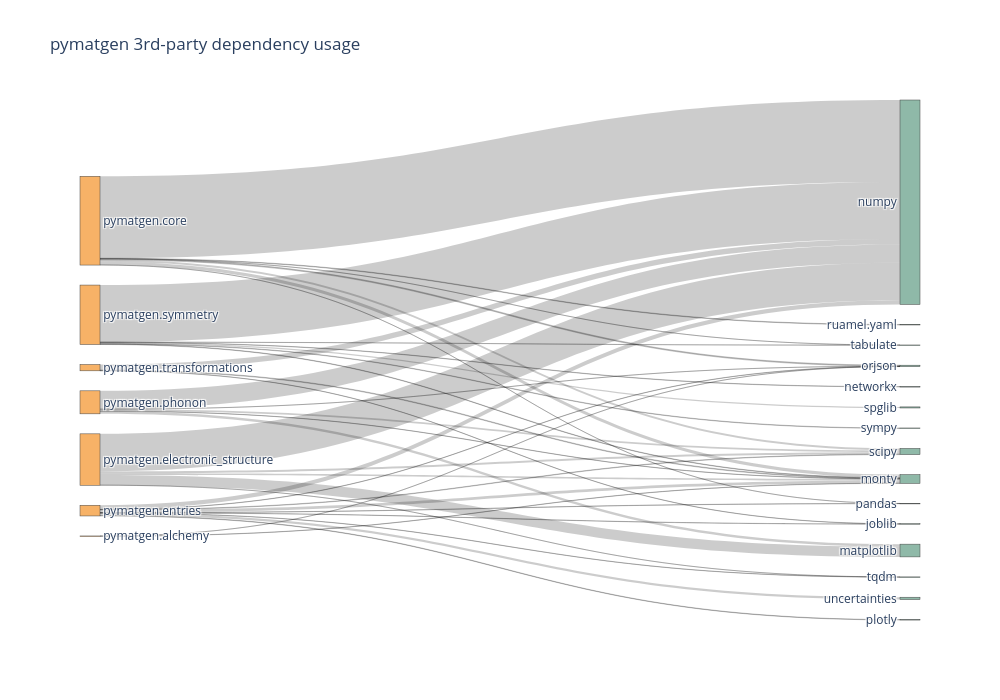

The notebook cell this image was saved under:
### Code cell
# Plot a Sankey diagram showing how pymatgen modules use 3rd-party dependencies

import plotly.graph_objects as go


def plot_pmg_dependency_sankey(data: dict, title):
    # Collect total usage counts per (module, dependency)
    links = []
    module_totals: dict[str, int] = {}

    for dep, modules in data.items():
        for module, mod_info in modules.items():
            usage = mod_info.get("usage", {}) or {}
            total_usage = sum(usage.values())
            if total_usage > 0:
                links.append((f"pymatgen.{module}", dep, total_usage))
                module_totals[module] = module_totals.get(module, 0) + total_usage

    if not links:
        raise ValueError("No usage data found in YAML.")

    # Sort pymatgen modules by total usage (descending)
    # TODO: sorting is not really working
    # TODO: saved image seems different than shown one
    sorted_modules = [
        f"pymatgen.{m}" for m, _ in sorted(module_totals.items(), key=lambda x: -x[1])
    ]
    sorted_deps = sorted({dep for _, dep, _ in links})

    # Labels: pymatgen modules left, dependencies right
    labels = sorted_modules + sorted_deps
    label_to_idx = {lbl: i for i, lbl in enumerate(labels)}

    # Build link data
    sources = [label_to_idx[module] for module, _, _ in links]
    targets = [label_to_idx[dep] for _, dep, _ in links]
    values = [v for _, _, v in links]

    # Create Sankey
    fig = go.Figure(
        go.Sankey(
            arrangement="snap",
            node=dict(
                label=labels,
                pad=20,
                thickness=20,
                color=[
                    "#F7B267" if label in sorted_modules else "#8FB9A8"
                    for label in labels
                ],
            ),
            link=dict(source=sources, target=targets, value=values),
        )
    )

    fig.update_layout(
        title_text=title,
        font=dict(size=12),
        height=700,
        width=1000,
    )

    fig.show()

    fig.write_image("pmg_dependency_usage.svg", format="svg", scale=2)


plot_pmg_dependency_sankey(results, title="pymatgen 3rd-party dependency usage")

### Figure 1 — Plotly figure (JSON) as saved in the notebook; plotly's stock layout.template omitted (floating-point values rounded to 4 significant figures)
{"data": [{"arrangement": "snap", "link": {"source": [4, 5, 2, 3, 6, 0, 2, 4, 3, 1, 5, 1, 0, 2, 4, 3, 1, 5, 6, 0, 4, 3, 0, 4, 4, 0, 0, 2, 4, 3, 1, 1, 0, 1, 2, 4, 4], "target": [7, 7, 8, 8, 9, 9, 9, 9, 9, 9, 9, 10, 11, 11, 11, 11, 11, 11, 12, 12, 12, 12, 13, 13, 14, 15, 16, 16, 16, 16, 17, 18, 19, 19, 20, 20, 21], "value": [2, 2, 95, 24, 2, 29, 15, 24, 2, 4, 6, 3, 765, 351, 38, 171, 533, 51, 1, 9, 2, 1, 1, 2, 4, 5, 19, 18, 4, 17, 10, 4, 1, 1, 1, 2, 22]}, "node": {"color": ["#F7B267", "#F7B267", "#F7B267", "#F7B267", "#F7B267", "#F7B267", "#F7B267", "#8FB9A8", "#8FB9A8", "#8FB9A8", "#8FB9A8", "#8FB9A8", "#8FB9A8", "#8FB9A8", "#8FB9A8", "#8FB9A8", "#8FB9A8", "#8FB9A8", "#8FB9A8", "#8FB9A8", "#8FB9A8", "#8FB9A8"], "label": ["pymatgen.core", "pymatgen.symmetry", "pymatgen.electronic_structure", "pymatgen.phonon", "pymatgen.entries", "pymatgen.transformations", "pymatgen.alchemy", "joblib", "matplotlib", "monty", "networkx", "numpy", "orjson", "pandas", "plotly", "ruamel.yaml", "scipy", "spglib", "sympy", "tabulate", "tqdm", "uncertainties"], "pad": 20, "thickness": 20}, "type": "sankey"}], "layout": {"font": {"size": 12}, "height": 700, "title": {"text": "pymatgen 3rd-party dependency usage"}, "width": 1000}}
